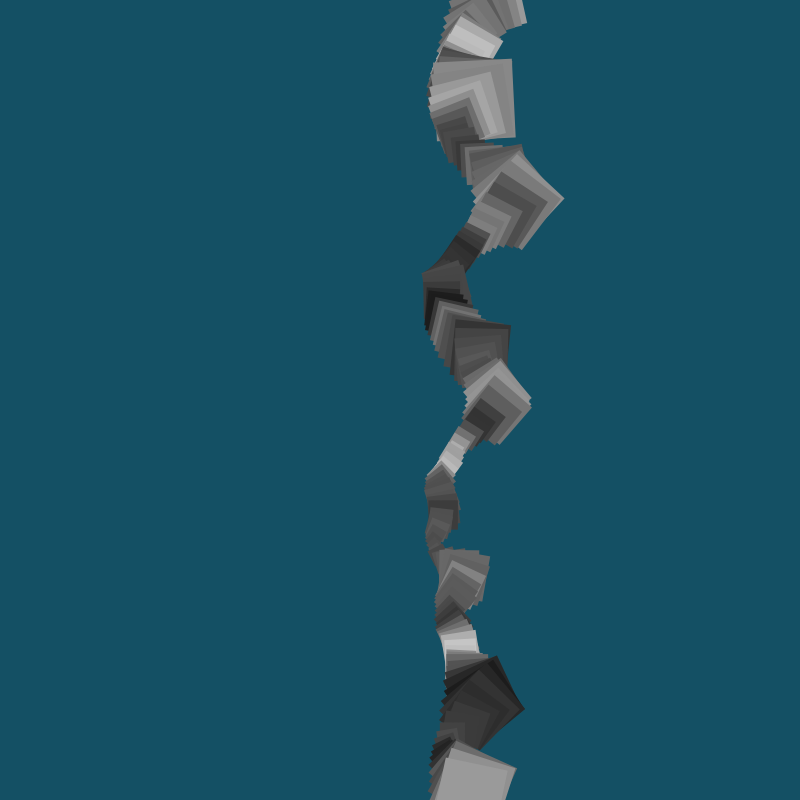
Frame 1 (no input)
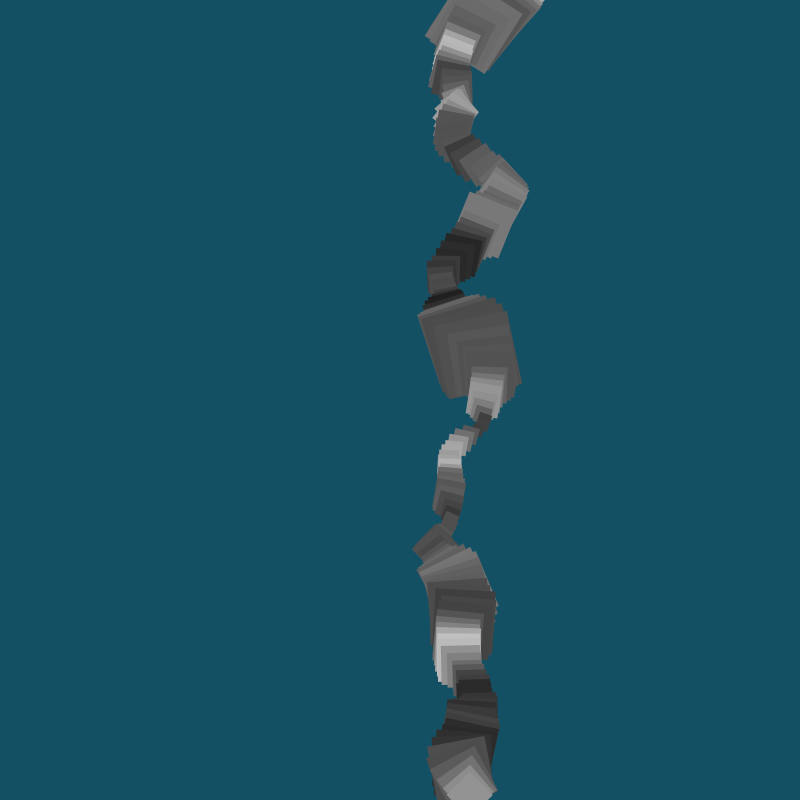
Frame 60 (the mouse pressed at the canvas centre just before this capture)
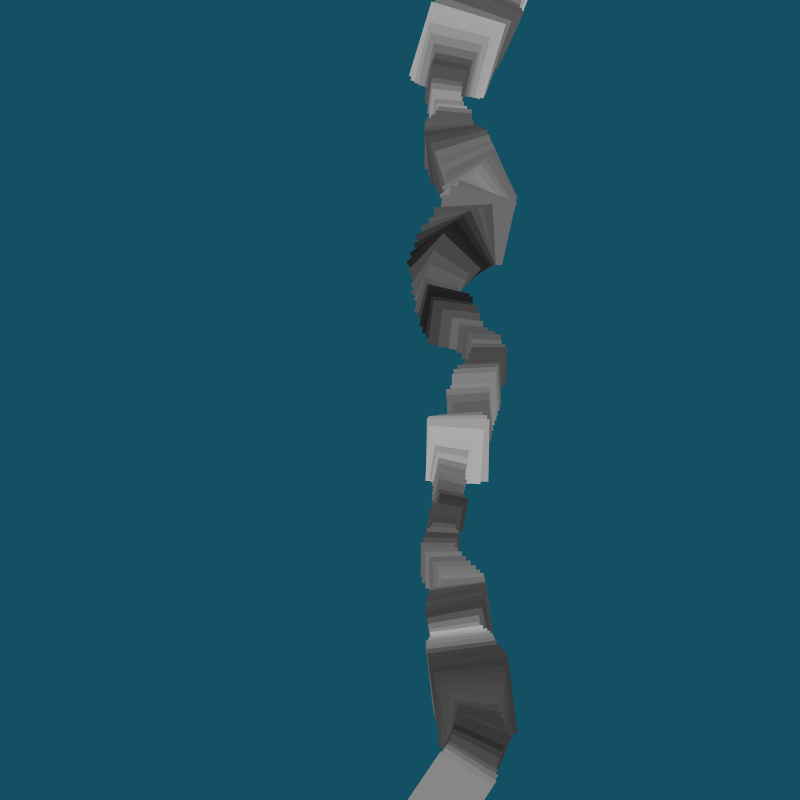
Frame 120 (the mouse held since frame 60 and released just before this capture)

The Processing sketch that drew these frames (run headless with seeded random() and noise(); from frame 60 on, the mouse is pressed at the canvas centre):

// Processing sketch: s057_noise_exercise_result
// ── s057_noise_exercise_result.pde
void setup() {
  size(800, 800);
  rectMode(CENTER);
  noStroke();
}
void draw() {
  background(20, 80, 100);
  // task: use noise() to alter
  // properties of the rectangles,
  // like size, rotation, position
  // or color
  for (int y=0; y<height; y=y+5) {
    pushMatrix();
    float x = width/2 + 150 * noise(y * 0.01, frameCount * 0.003);
    float sz = 100 * noise(y * 0.02, frameCount * 0.017);
    translate(x, y);
    rotate(10 * noise(y * 0.003, frameCount * 0.007));
    fill(255 * noise(y * 0.035, frameCount * 0.002));
    rect(0, 0, sz, sz);
    popMatrix();
  }
}
